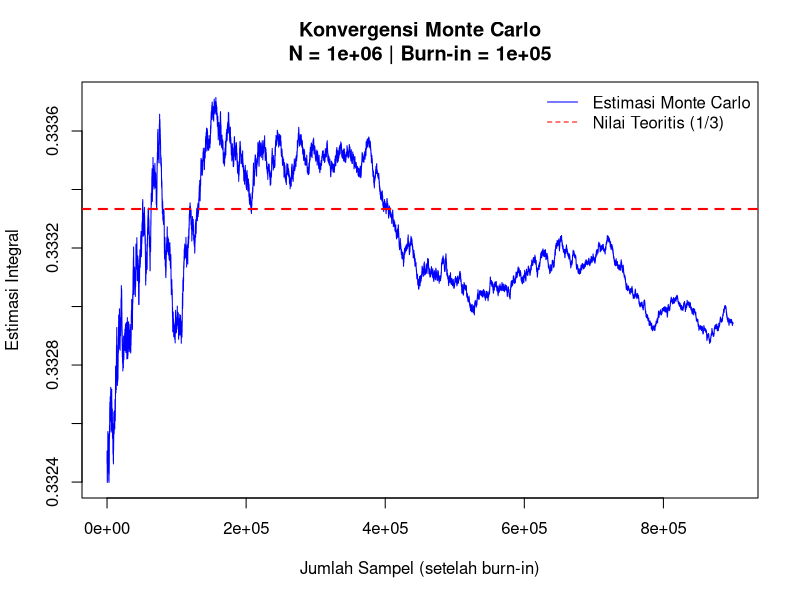

The R source for this figure:
# ================================
# Simulasi Monte Carlo (versi manual)
# ================================

set.seed(123)

# 1️⃣ Jumlah simulasi
N <- 1000000   # <<< GANTI DI SINI >>> contoh: 500000, 600000, 700000, ..., 1000000

# 2️⃣ Nilai burn-in (jumlah awal yang diabaikan)
burnin <- 100000   # <<< GANTI DI SINI >>> contoh: 10, 1000, 10000, 100000

# 3️⃣ Sampling dari Uniform(0,1)
x <- runif(N, min = 0, max = 1)

# 4️⃣ Estimasi integral
I_est <- mean(x^2)
cat("Estimasi integral (Monte Carlo) =", I_est, "\n")

# 5️⃣ Estimasi kumulatif untuk konvergensi
est <- cumsum(x^2) / (1:N)

# 6️⃣ Abaikan burn-in
est_burn <- est[(burnin + 1):N]

# 7️⃣ Plot hasil konvergensi
plot(est_burn, type = "l", col = "blue",
     xlab = "Jumlah Sampel (setelah burn-in)",
     ylab = "Estimasi Integral",
     main = paste("Konvergensi Monte Carlo\nN =", format(N, big.mark = ","),
                  "| Burn-in =", format(burnin, big.mark = ",")))

# Garis nilai teoritis 1/3
abline(h = 1/3, col = "red", lty = 2, lwd = 2)

# Tambahkan legenda
legend("topright",
       legend = c("Estimasi Monte Carlo", "Nilai Teoritis (1/3)"),
       col = c("blue", "red"), lty = c(1, 2), bty = "n")
